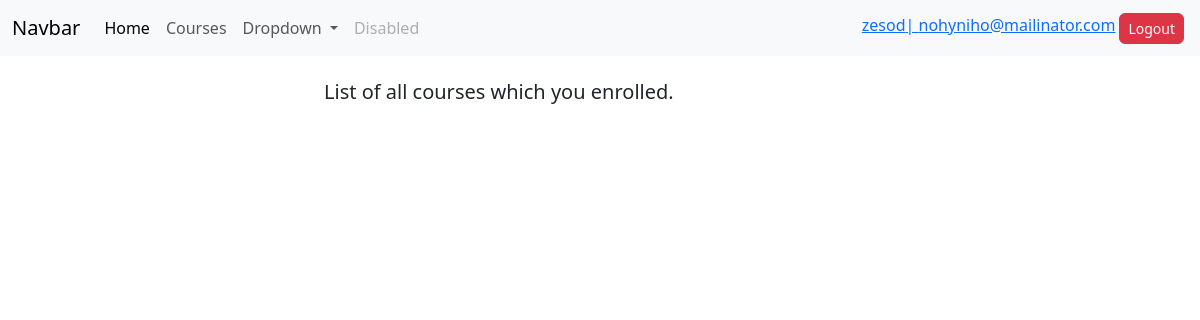
Page /course/mycourse (signed in) on the earlier database version.
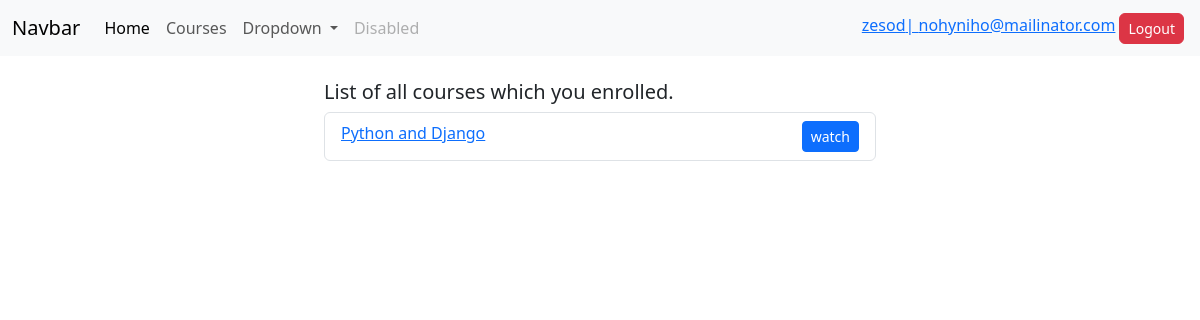
Same page on the later database version.
### accounts/models.py (models this page shows)
class User(AbstractUser):
    class UserRole(models.TextChoices):
        TEACHER = "teacher", "Teacher"
        STUDENT = "student", "Student"
        ADMIN = "admin", "Admin staff"
    user_role = models.CharField(
        max_length=20,
        choices=UserRole.choices,
        default=UserRole.STUDENT,
        db_index=True,
    )
    email = models.EmailField(unique=True)  # Ensure email is unique
    is_email_verified = models.BooleanField(default=False)
    objects = UserManager()
    groups = models.ManyToManyField(
        'auth.Group',
        related_name='custom_user_set',  # Avoid conflict
        blank=True,
    )
    user_permissions = models.ManyToManyField(
        'auth.Permission',
        related_name='custom_user_permissions_set',  # Avoid conflict
        blank=True,
    )

### course/models.py (models this page shows, shortened)
class Enrollments(models.Model):
    course = models.ForeignKey(Course, on_delete=models.CASCADE)
    student = models.ForeignKey(User, on_delete=models.SET_NULL, null=True)
    is_paused = models.BooleanField(default=False)
    grade = models.CharField(max_length=10, null=True, blank=True)
    is_completed = models.BooleanField(default=False)
    progress = models.IntegerField(default=0,blank=True,null=True)
    created_at = models.DateTimeField(auto_now_add=True)
    updated_at = models.DateTimeField(auto_now=True)
    class Meta:
        unique_together = ('course', 'student')

class Course(BaseModel):
    author = models.ForeignKey(User, on_delete=models.SET_NULL, null=True)
    title = models.CharField(max_length=50,null=False,blank=False)
    short_desc = models.TextField(blank=True,max_length=150)
    long_desc = models.TextField(blank=True,max_length=255)

### course/views.py (the view)
# urls.py: path('mycourse',MyCourseView.as_view(), name='course_my'),
class MyCourseView(LoginRequiredMixin,ListView):
    model = Enrollments
    context_object_name = 'enrolled_courses'
    login_url = '/users/students/login'
    template_name = 'course/my_course.html'
    def get_queryset(self):
        return Enrollments.objects.filter(student=self.request.user).order_by('-created_at')

### templates/course/my_course.html (shortened to what this page needs)
{%extends "base.html" %}
{%block content%}
<div class="container p-4 w-50">
  <h5>List of all courses which you enrolled.</h5>
<div class="list-group">
  {%for item in enrolled_courses %}
  <div class="list-group-item list-group-item-action d-flex justify-content-between ">
    <a href="#" class=" ">
    {{item.course.title}}
  </a>
  <a href="#" class="btn btn-sm btn-primary ">
     watch
  </a>
  </div>
  {%endfor%}
 </div>
</div>
{%endblock content %}

### templates/base.html (shortened to what this page needs)
<!doctype html>
<html lang="en">
  <head>
    <link href="https://cdn.jsdelivr.net/npm/bootstrap@5.3.8/dist/css/bootstrap.min.css" rel="stylesheet">
  </head>
  <body>
    {%include "partials/navbar.html" %}
    {%block content%}
    {%endblock%}
  </body>
</html>

### templates/partials/navbar.html (shortened to what this page needs)
<nav class="navbar navbar-expand-lg bg-body-tertiary">
  <div class="container-fluid">
    <a class="navbar-brand" href="#">Navbar</a>
    <div class="collapse navbar-collapse" id="navbarSupportedContent">
      <ul class="navbar-nav me-auto mb-2 mb-lg-0">
        <li class="nav-item">
          <a class="nav-link active" aria-current="page" href="#">Home</a>
        </li>
        <li class="nav-item">
          <a class="nav-link" href="{%url "course:course_list"%}">Courses</a>
        </li>
        <li class="nav-item dropdown">
          <a class="nav-link dropdown-toggle" href="#" role="button" data-bs-toggle="dropdown" aria-expanded="false">
            Dropdown
          </a>
        </li>
        <li class="nav-item">
          <a class="nav-link disabled" aria-disabled="true">Disabled</a>
        </li>
      </ul>
      <div class="d-flex gap-1 px-1">
        {% if request.user.is_authenticated %}
        <a href="">{{request.user.username}}| {{request.user.email}}</a>
         <a href="{%url "accounts:logout"%}" class="btn-danger btn btn-sm rounded-2">Logout</a>
        {%else%}
        <a  href="{%url "accounts:student_signup" %}" class="btn-primary btn btn-sm">Signup as Student</a>
         <a  href="{%url "accounts:teacher_signup" %}" class="btn-primary btn btn-sm">Signup as teacher</a>
        <a href="{% url "accounts:student_login"%}" class="btn-secondary btn btn-sm rounded-2">Login</a>
        {%endif%}
      </div>
    </div>
  </div>
</nav>

Differences in the rows shown:
added Enrollments: course "Python and Django"
